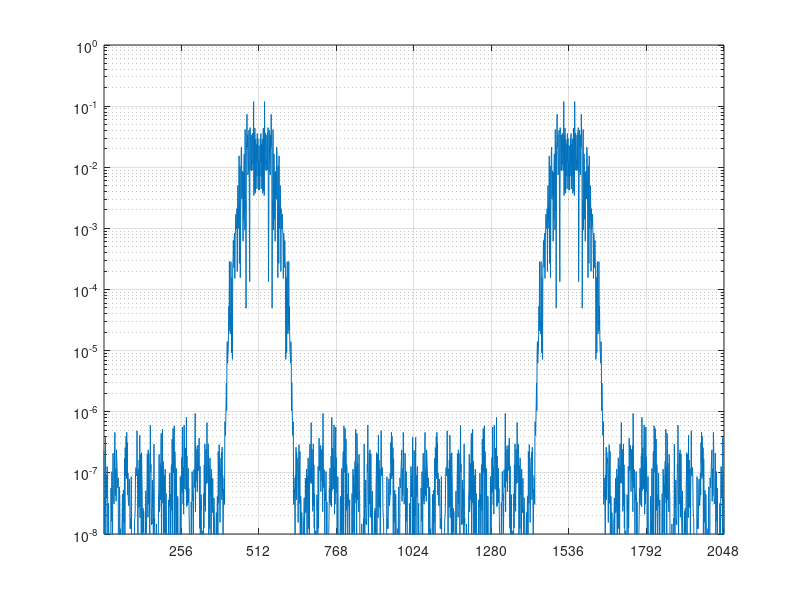
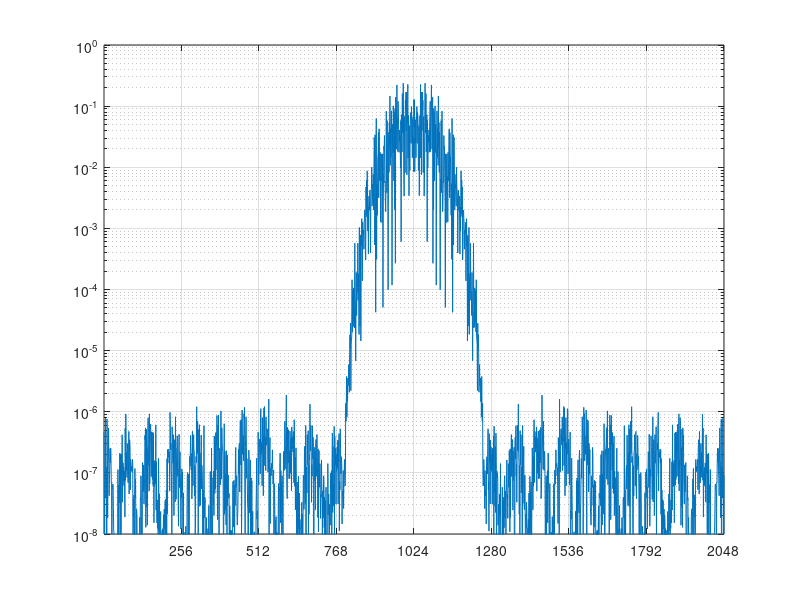
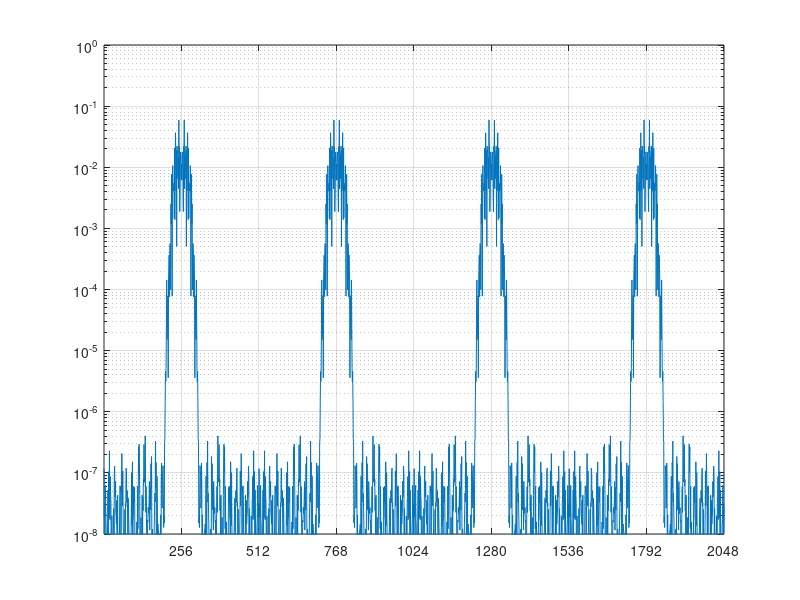

Write MATLAB code to recreate these figures, in order.
clear all;
t=1:10^6;
N_DFT=2048;
Ntaps=53;
h=fir1(Ntaps,0.05);
A=conv(randn(1,length(t)),h);
A=A( (Ntaps-1)/2+1:length(t)+(Ntaps-1)/2 );



%%%%%%%%%%%%%% interpolate signal x by the factor of 4 %%%%%%
%%%%%%%%%%%%%% for that use (upsampling + LPF)
x=A.*sin(2*pi*t/4);
x2 = downsample(x, 2);
x3 = upsample(x, 2);
%%%%%%%%%%%%%%%%%%%%%%%%%%%%%%%%%%%%%%%%%%%%%%%%%%%%%%%%%%%%%

%S=pwelch(x,N_DFT,[],'twosided');
S=periodogram(x,[],N_DFT,'twosided');
S2 = periodogram(x2,[],N_DFT,'twosided');
S3 = periodogram(x3,[],N_DFT,'twosided');

figure(1)
semilogy(1:N_DFT,S);
axis([1 N_DFT 10^-8 1]);
set(gca,'xtick',0:N_DFT/8:N_DFT);
grid on;

figure(2)
semilogy(1:N_DFT,S2);
axis([1 N_DFT 10^-8 1]);
set(gca,'xtick',0:N_DFT/8:N_DFT);
grid on;

figure(3)
semilogy(1:N_DFT,S3);
axis([1 N_DFT 10^-8 1]);
set(gca,'xtick',0:N_DFT/8:N_DFT);
grid on;


%% Problem 5
% rng default;
% NumSamples = 100;
% T = 5;
% 
% x = randn(1, NumSamples);
% b = fir1(50, 0.2);
% x_lpf = conv(x, b, 'same');
% 
% x_dec = x_lpf(1:T:end);
% x_dis = [upsample(x_dec, T)];
% soh_resp = [zeros(1,4), ones(1,T)];
% foh_resp = triang(T*2-1).';
% SOH = conv(x_dis, soh_resp, 'same');
% FOH = conv(x_dis, foh_resp, 'same');
% 
% 
% figure(1); 
% subplot(211); hold on; grid on; grid minor;
% plot(x_lpf, 'b');
% stem(SOH, 'r');
% stem(x_dis, 'b+');
% title('Sample and Hold'); 
% 
% subplot(212); hold on; grid on; grid minor;
% plot(x_lpf, 'b');
% stem(FOH, 'r');
% stem(x_dis, 'b+');
% title('First order Hold'); 
% 
% figure(2); 
% subplot(211); hold on; grid on; grid minor;
% plot( abs(fft(soh_resp, NumSamples)), 'b');
% title('Sample and Hold'); 
% 
% subplot(212); hold on; grid on; grid minor;
% plot( abs(fft(foh_resp, NumSamples)), 'b');
% title('First order Hold');